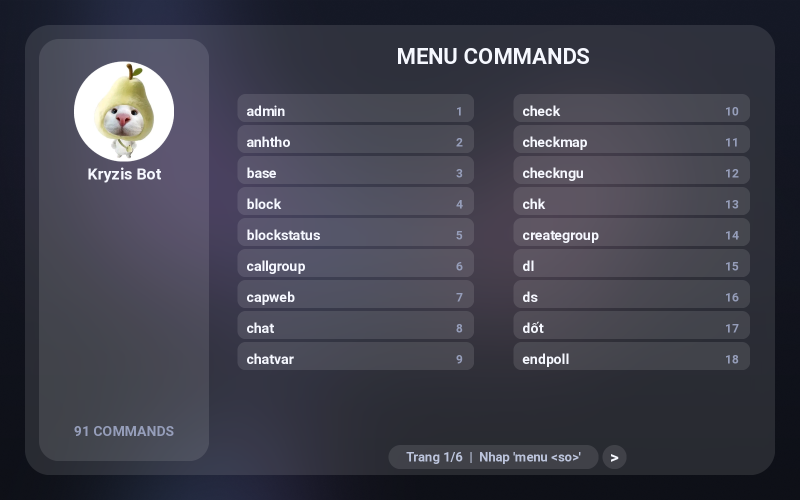
#> input picture cache/menu_page_1_3349d287.png, 1600 x 1000 px (shown at 1/2 size)
$ python -i codePreview.py   (imports and definitions only)
#> lines starting #> are read from the running program, lines starting #| are printed output that depends on the picture
#> further down, picture is the input picture: PIL image 1600x1000 RGBA; mean R, G, B, A 64.3, 64.5, 76.5, 255
from __future__ import annotations

import io
import random
import textwrap
from pathlib import Path
import os
import subprocess

from PIL import Image, ImageDraw, ImageFilter, ImageFont
from pygments import lex
from pygments.lexers import PythonLexer, guess_lexer
from pygments.token import Token

CacheDir = Path("assets/cache")
# [1 line not run here, left out]

CacheSize = (2600, 2600)

Theme = {
    "Bg": (18, 18, 22, 200),
    "HeaderBg": (22, 22, 26, 215),
    "ShadowOpacity": 140,
    "ShadowBlur": 60,
    "ShadowOffset": 30,
    "LineNumBg": (0, 0, 0, 0),
    "LineNumFg": "#6b7280",
    "TextFg": "#e5e7eb",
    "CardStroke": (255, 255, 255, 35),
    "Dots": ["#ff5f56", "#ffbd2e", "#27c93f"],
    "Radius": 22,
    "OuterPad": 80,
    "InnerPad": 44,
    "MaxWidth": 1800,
    "HeaderH": 78,
}


TokenColors = {
    Token.Keyword: "#c586c0",
    Token.Keyword.Constant: "#4fc1ff",
    Token.Keyword.Namespace: "#c586c0",
    Token.Name: "#9cdcfe",
    Token.Name.Function: "#dcdcaa",
    Token.Name.Class: "#4ec9b0",
    Token.String: "#ce9178",
    Token.Number: "#b5cea8",
    Token.Comment: "#6a9955",
    Token.Operator: "#d4d4d4",
    Token.Punctuation: "#d4d4d4",
    Token.Name.Decorator: "#c586c0",
}

Presets = [
    ("#0b1220", "#1b2a41"),
    ("#120c1c", "#2a1745"),
    ("#081a14", "#123b2d"),
    ("#140c18", "#2c143d"),
    ("#07131f", "#122840"),
]


# [94 lines left out: functions _FontCandidates, _FcMatchMono, LoadFont, GetTokenColor, GenerateGradientImage, EnsureCache, not called in this run]


def ApplySonomaBackdrop(Img: Image.Image):
    W, H = Img.size
#> W = 1600; H = 1000

    Img = Img.filter(ImageFilter.GaussianBlur(1.0))

    Tint = Image.new("RGBA", (W, H), (40, 80, 160, 25))
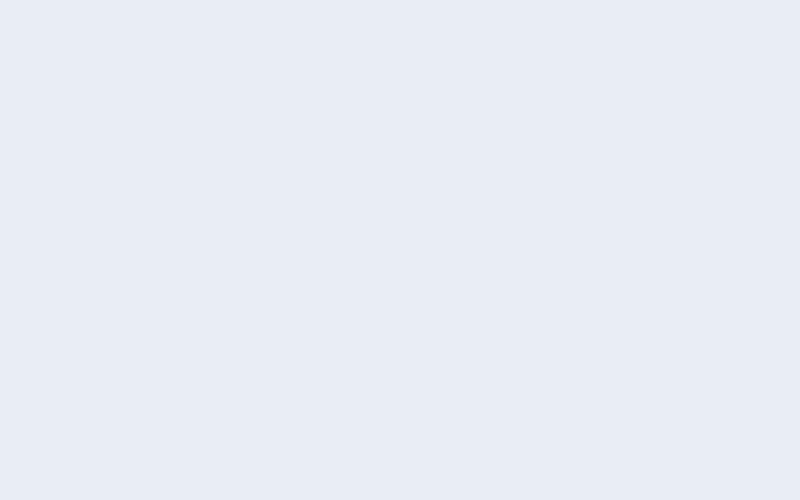
#> Tint: PIL image 1600x1000 RGBA (shown at 1/2 size); mean R, G, B, A 40, 80, 160, 25; transparent parts drawn white
    Img = Image.alpha_composite(Img, Tint)

    Glow = Image.new("RGBA", (W, H), (0, 0, 0, 0))
#> Glow: PIL image 1600x1000 RGBA; every value is 0
    G = ImageDraw.Draw(Glow)

    G.ellipse((-W * 0.15, -H * 0.20, W * 0.55, H * 0.40), fill=(100, 200, 255, 40))
    G.ellipse((W * 0.45, -H * 0.15, W * 1.15, H * 0.55), fill=(180, 120, 255, 30))
    G.ellipse((W * 0.15, H * 0.60, W * 0.85, H * 1.20), fill=(80, 255, 220, 24))

    Glow = Glow.filter(ImageFilter.GaussianBlur(int(min(W, H) * 0.08)))
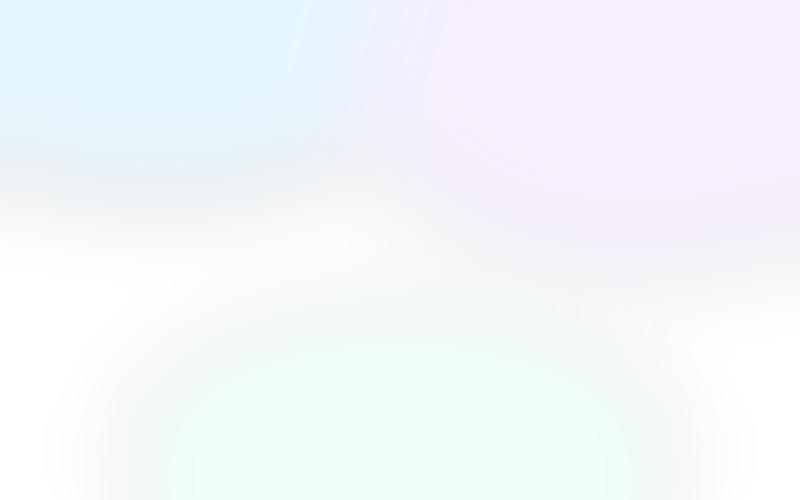
#> Glow: PIL image 1600x1000 RGBA (shown at 1/2 size); mean R, G, B, A 84.4, 126.6, 164.2, 20.6; transparent parts drawn white
    Img = Image.alpha_composite(Img, Glow)
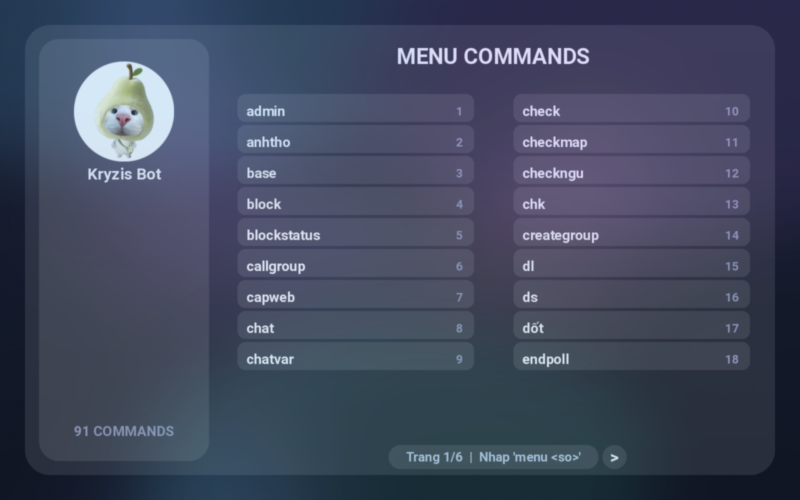
#> Img: PIL image 1600x1000 RGBA (shown at 1/2 size); mean R, G, B, A 65.8, 73.3, 95, 255; transparent parts drawn white

    Dim = Image.new("RGBA", (W, H), (0, 0, 0, 40))
    Img = Image.alpha_composite(Img, Dim)
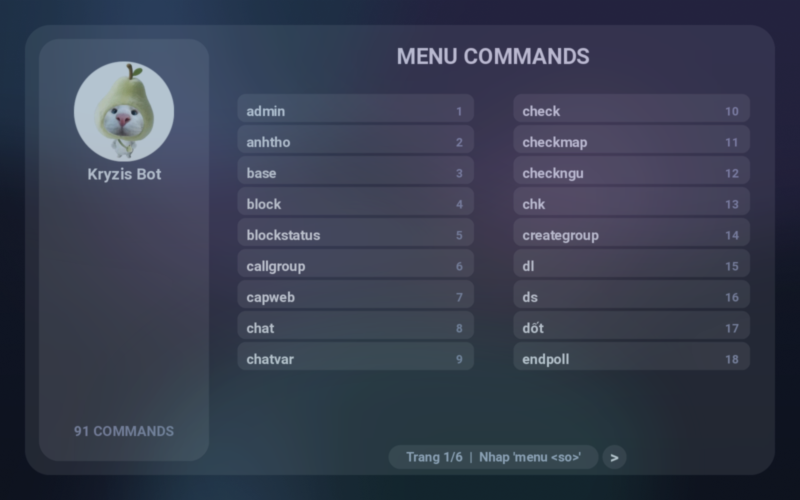
#> Img: PIL image 1600x1000 RGBA (shown at 1/2 size); mean R, G, B, A 55.4, 61.8, 80.1, 255; transparent parts drawn white

    Noise = Image.effect_noise((W, H), 18).convert("L")
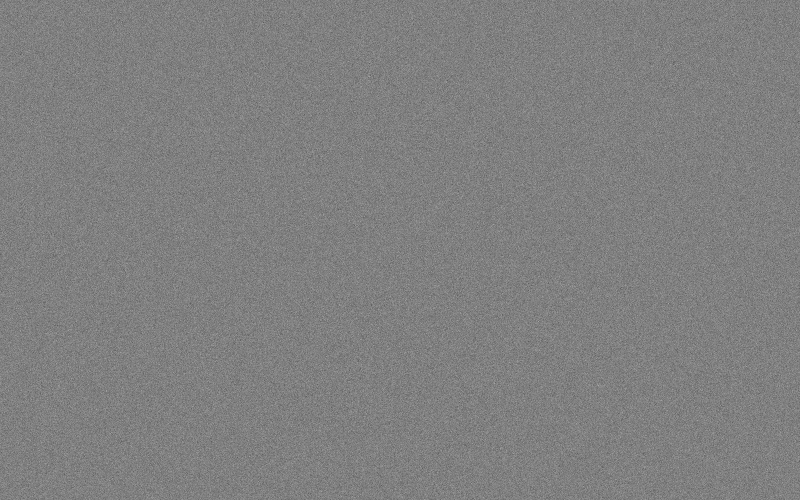
#> Noise: PIL image 1600x1000 L (shown at 1/2 size); min 32, max 212, mean 127.5
    Noise = Noise.point(lambda p: p * 0.18)
    Grain = Image.merge("RGBA", (Noise, Noise, Noise, Noise))
    Img = Image.alpha_composite(Img, Grain)

    return Img

# [153 lines left out: functions GetRandomBackground, WrapCode, BuildLayout, DrawShadow, DrawGlass, RenderCodeToBytes, not called in this run]

>>> from PIL import Image
>>> picture = Image.open('../../../cache/menu_page_1_3349d287.png')
>>> result = ApplySonomaBackdrop(picture)
